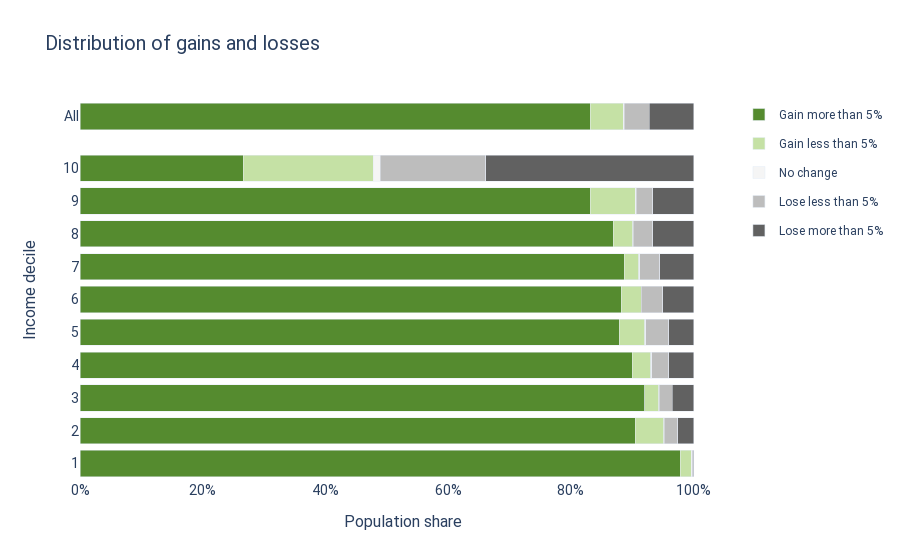

Notebook source saved alongside this figure:
### Markdown cell above
About nine in ten people come out ahead, and five in six gain at least 5%. Other than the bottom decile, nearly all of whom come out ahead, less than one in ten people in each of the bottom nine deciles are worse off.

### Code cell
go.Figure(result["intra_decile_chart"])

### Figure 1 — Plotly figure (JSON) as saved in the notebook; plotly's stock layout.template omitted (floating-point values rounded to 4 significant figures)
{"data": [{"alignmentgroup": "True", "customdata": [["83% of all people gain more than 5%"]], "hovertemplate": "%{customdata[0]}<extra></extra>", "legendgroup": "Gain more than 5%", "marker": {"color": "#558B2F", "pattern": {"shape": ""}}, "name": "Gain more than 5%", "offsetgroup": "Gain more than 5%", "orientation": "h", "showlegend": false, "textposition": "auto", "type": "bar", "x": [0.8317], "xaxis": "x", "y": ["All"], "yaxis": "y"}, {"alignmentgroup": "True", "customdata": [["5% of all people gain less than 5%"]], "hovertemplate": "%{customdata[0]}<extra></extra>", "legendgroup": "Gain less than 5%", "marker": {"color": "#C5E1A5", "pattern": {"shape": ""}}, "name": "Gain less than 5%", "offsetgroup": "Gain less than 5%", "orientation": "h", "showlegend": false, "textposition": "auto", "type": "bar", "x": [0.05314], "xaxis": "x", "y": ["All"], "yaxis": "y"}, {"alignmentgroup": "True", "customdata": [["0% of all people experience no change"]], "hovertemplate": "%{customdata[0]}<extra></extra>", "legendgroup": "No change", "marker": {"color": "#F5F5F5", "pattern": {"shape": ""}}, "name": "No change", "offsetgroup": "No change", "orientation": "h", "showlegend": false, "textposition": "auto", "type": "bar", "x": [0.002226], "xaxis": "x", "y": ["All"], "yaxis": "y"}, {"alignmentgroup": "True", "customdata": [["4% of all people lose less than 5%"]], "hovertemplate": "%{customdata[0]}<extra></extra>", "legendgroup": "Lose less than 5%", "marker": {"color": "#BDBDBD", "pattern": {"shape": ""}}, "name": "Lose less than 5%", "offsetgroup": "Lose less than 5%", "orientation": "h", "showlegend": false, "textposition": "auto", "type": "bar", "x": [0.04078], "xaxis": "x", "y": ["All"], "yaxis": "y"}, {"alignmentgroup": "True", "customdata": [["7% of all people lose more than 5%"]], "hovertemplate": "%{customdata[0]}<extra></extra>", "legendgroup": "Lose more than 5%", "marker": {"color": "#616161", "pattern": {"shape": ""}}, "name": "Lose more than 5%", "offsetgroup": "Lose more than 5%", "orientation": "h", "showlegend": false, "textposition": "auto", "type": "bar", "x": [0.07214], "xaxis": "x", "y": ["All"], "yaxis": "y"}, {"alignmentgroup": "True", "customdata": [["98% of people in the 1st decile gain more than 5%"], ["90% of people in the 2nd decile gain more than 5%"], ["92% of people in the 3rd decile gain more than 5%"], ["90% of people in the 4th decile gain more than 5%"], ["88% of people in the 5th decile gain more than 5%"], ["88% of people in the 6th decile gain more than 5%"], ["89% of people in the 7th decile gain more than 5%"], ["87% of people in the 8th decile gain more than 5%"], ["83% of people in the 9th decile gain more than 5%"], ["27% of people in the 10th decile gain more than 5%"]], "hovertemplate": "%{customdata[0]}<extra></extra>", "legendgroup": "Gain more than 5%", "marker": {"color": "#558B2F", "pattern": {"shape": ""}}, "name": "Gain more than 5%", "offsetgroup": "Gain more than 5%", "orientation": "h", "showlegend": true, "textposition": "auto", "type": "bar", "x": [0.9781, 0.9048, 0.9204, 0.9001, 0.8785, 0.8818, 0.8869, 0.869, 0.8315, 0.2661], "xaxis": "x2", "y": ["1", "2", "3", "4", "5", "6", "7", "8", "9", "10"], "yaxis": "y2"}, {"alignmentgroup": "True", "customdata": [["2% of people in the 1st decile gain less than 5%"], ["5% of people in the 2nd decile gain less than 5%"], ["2% of people in the 3rd decile gain less than 5%"], ["3% of people in the 4th decile gain less than 5%"], ["4% of people in the 5th decile gain less than 5%"], ["3% of people in the 6th decile gain less than 5%"], ["2% of people in the 7th decile gain less than 5%"], ["3% of people in the 8th decile gain less than 5%"], ["7% of people in the 9th decile gain less than 5%"], ["21% of people in the 10th decile gain less than 5%"]], "hovertemplate": "%{customdata[0]}<extra></extra>", "legendgroup": "Gain less than 5%", "marker": {"color": "#C5E1A5", "pattern": {"shape": ""}}, "name": "Gain less than 5%", "offsetgroup": "Gain less than 5%", "orientation": "h", "showlegend": true, "textposition": "auto", "type": "bar", "x": [0.01786, 0.04609, 0.02241, 0.02974, 0.04209, 0.03277, 0.02351, 0.03149, 0.07342, 0.212], "xaxis": "x2", "y": ["1", "2", "3", "4", "5", "6", "7", "8", "9", "10"], "yaxis": "y2"}, {"alignmentgroup": "True", "customdata": [["0% of people in the 1st decile experience no change"], ["0% of people in the 2nd decile experience no change"], ["0% of people in the 3rd decile experience no change"], ["0% of people in the 4th decile experience no change"], ["0% of people in the 5th decile experience no change"], ["0% of people in the 6th decile experience no change"], ["0% of people in the 7th decile experience no change"], ["0% of people in the 8th decile experience no change"], ["0% of people in the 9th decile experience no change"], ["1% of people in the 10th decile experience no change"]], "hovertemplate": "%{customdata[0]}<extra></extra>", "legendgroup": "No change", "marker": {"color": "#F5F5F5", "pattern": {"shape": ""}}, "name": "No change", "offsetgroup": "No change", "orientation": "h", "showlegend": true, "textposition": "auto", "type": "bar", "x": [0.001866, 0.0007747, 0.001029, 0.002154, 0.0009783, 0.0002939, 0.001952, 0.0008928, 0.001273, 0.01105], "xaxis": "x2", "y": ["1", "2", "3", "4", "5", "6", "7", "8", "9", "10"], "yaxis": "y2"}, {"alignmentgroup": "True", "customdata": [["0% of people in the 1st decile lose less than 5%"], ["2% of people in the 2nd decile lose less than 5%"], ["2% of people in the 3rd decile lose less than 5%"], ["3% of people in the 4th decile lose less than 5%"], ["4% of people in the 5th decile lose less than 5%"], ["3% of people in the 6th decile lose less than 5%"], ["3% of people in the 7th decile lose less than 5%"], ["3% of people in the 8th decile lose less than 5%"], ["3% of people in the 9th decile lose less than 5%"], ["17% of people in the 10th decile lose less than 5%"]], "hovertemplate": "%{customdata[0]}<extra></extra>", "legendgroup": "Lose less than 5%", "marker": {"color": "#BDBDBD", "pattern": {"shape": ""}}, "name": "Lose less than 5%", "offsetgroup": "Lose less than 5%", "orientation": "h", "showlegend": true, "textposition": "auto", "type": "bar", "x": [0.001645, 0.0224, 0.02122, 0.02758, 0.03759, 0.03493, 0.03197, 0.03189, 0.02673, 0.1719], "xaxis": "x2", "y": ["1", "2", "3", "4", "5", "6", "7", "8", "9", "10"], "yaxis": "y2"}, {"alignmentgroup": "True", "customdata": [["0% of people in the 1st decile lose more than 5%"], ["3% of people in the 2nd decile lose more than 5%"], ["3% of people in the 3rd decile lose more than 5%"], ["4% of people in the 4th decile lose more than 5%"], ["4% of people in the 5th decile lose more than 5%"], ["5% of people in the 6th decile lose more than 5%"], ["6% of people in the 7th decile lose more than 5%"], ["7% of people in the 8th decile lose more than 5%"], ["7% of people in the 9th decile lose more than 5%"], ["34% of people in the 10th decile lose more than 5%"]], "hovertemplate": "%{customdata[0]}<extra></extra>", "legendgroup": "Lose more than 5%", "marker": {"color": "#616161", "pattern": {"shape": ""}}, "name": "Lose more than 5%", "offsetgroup": "Lose more than 5%", "orientation": "h", "showlegend": true, "textposition": "auto", "type": "bar", "x": [0.000536, 0.02591, 0.03496, 0.04044, 0.04082, 0.05018, 0.05567, 0.06671, 0.06711, 0.339], "xaxis": "x2", "y": ["1", "2", "3", "4", "5", "6", "7", "8", "9", "10"], "yaxis": "y2"}], "layout": {"annotations": [{"font": {"size": 16}, "showarrow": false, "text": "Population share", "x": 0.5, "xanchor": "center", "xref": "paper", "y": 0, "yanchor": "top", "yref": "paper", "yshift": -30}, {"font": {"size": 16}, "showarrow": false, "text": "Income decile", "textangle": -90, "x": 0, "xanchor": "right", "xref": "paper", "xshift": -40, "y": 0.5, "yanchor": "middle", "yref": "paper"}], "barmode": "stack", "font": {"family": "Roboto"}, "hoverlabel": {"align": "right"}, "paper_bgcolor": "white", "plot_bgcolor": "white", "title": {"font": {"size": 20}, "text": "Distribution of gains and losses"}, "xaxis": {"anchor": "y", "domain": [0, 1], "matches": "x2", "showgrid": false, "showticklabels": false, "tickfont": {"size": 14}, "tickformat": ",.0%", "title": {"font": {"color": "black", "size": 16}}}, "xaxis2": {"anchor": "y2", "domain": [0, 1], "showgrid": false, "tickfont": {"size": 14}, "tickformat": ",.0%", "title": {"font": {"color": "black", "size": 16}}}, "yaxis": {"anchor": "x", "domain": [0.9136, 1], "tickfont": {"size": 14}, "title": {"font": {"color": "black", "size": 16}}}, "yaxis2": {"anchor": "x2", "domain": [0, 0.8636], "tickfont": {"size": 14}, "title": {"font": {"color": "black", "size": 16}}}}}
